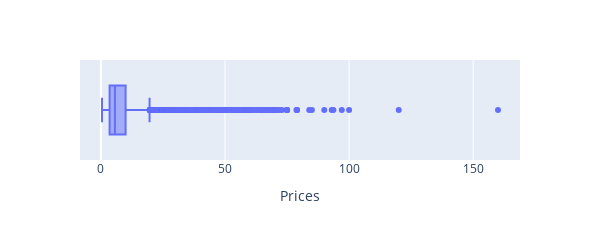

Here is the notebook cell this chart was saved with:
### Code cell
px.box(x = df['Price'], width= 600 , height= 200, labels={'x':'Prices'})

### Figure 1 — Plotly figure (JSON) as saved in the notebook; plotly's stock layout.template omitted (floating-point values rounded to 4 significant figures; data arrays with more than 128 entries replaced by an {"elided": "..."} marker saying what was removed)
{"data": [{"alignmentgroup": "True", "hovertemplate": "Prices=%{x}<extra></extra>", "legendgroup": "", "marker": {"color": "#636efa"}, "name": "", "notched": false, "offsetgroup": "", "orientation": "h", "showlegend": false, "type": "box", "x": {"elided": "6019 float values"}, "x0": " ", "xaxis": "x", "y0": " ", "yaxis": "y"}], "layout": {"boxmode": "group", "height": 200, "legend": {"tracegroupgap": 0}, "margin": {"t": 60}, "width": 600, "xaxis": {"anchor": "y", "domain": [0, 1], "title": {"text": "Prices"}}, "yaxis": {"anchor": "x", "domain": [0, 1]}}}
